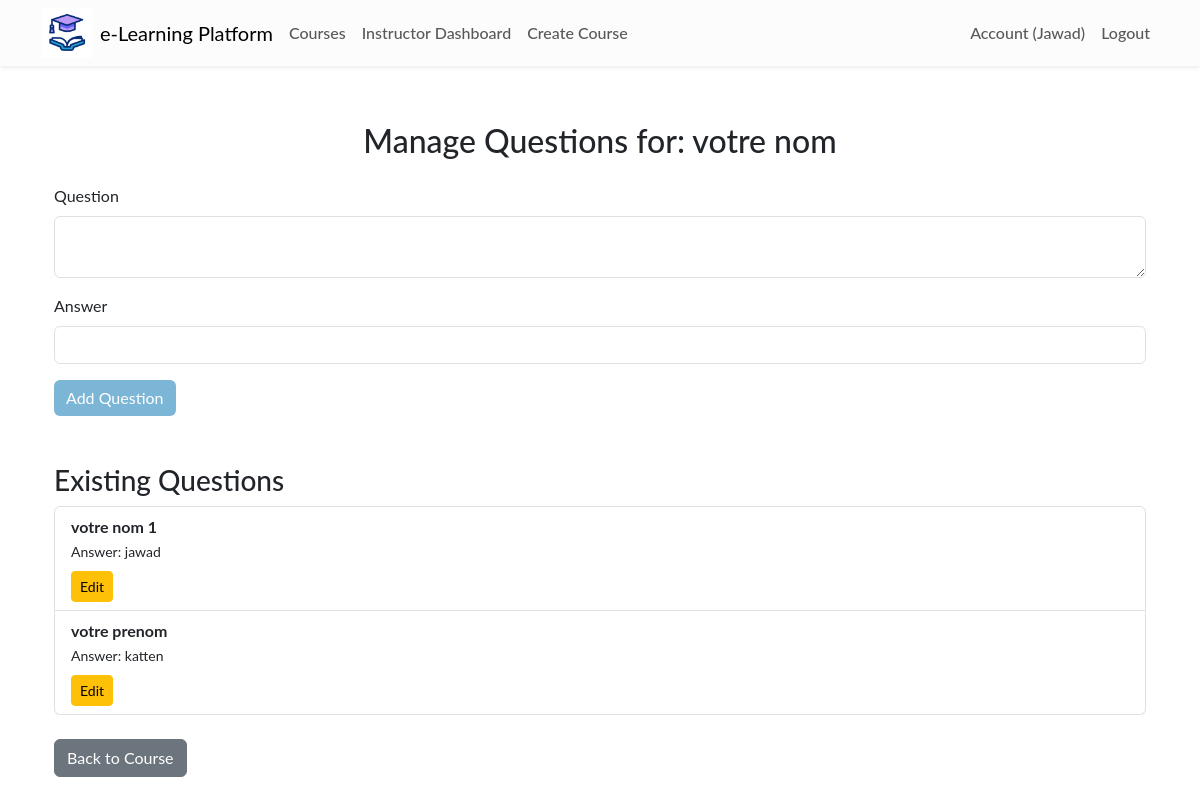
Page /courses/quiz/1/questions (signed in) on the earlier database version.
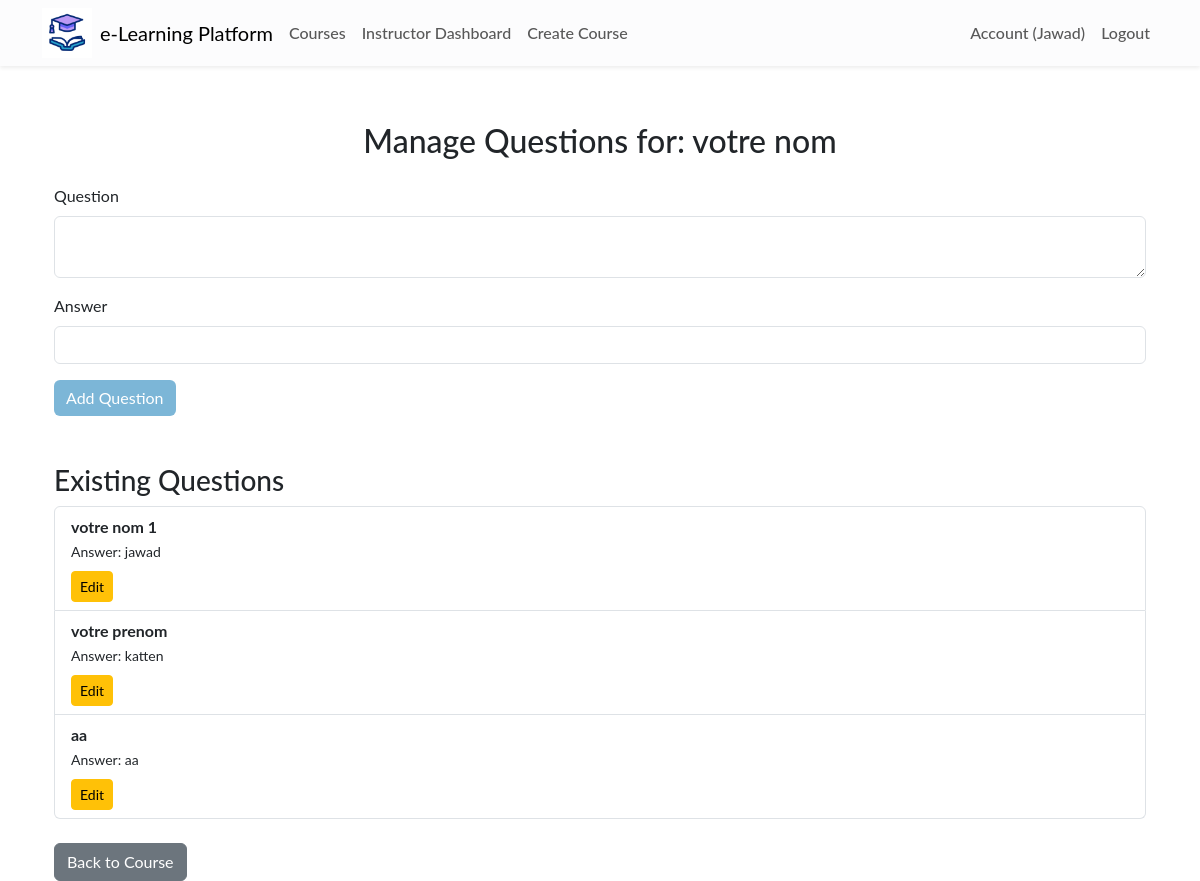
Same page on the later database version.
### app/models.py (models this page shows)
class Question(db.Model):
    id = db.Column(db.Integer, primary_key=True)
    question_text = db.Column(db.Text, nullable=False)
    answer = db.Column(db.String(100), nullable=False)
    quiz_id = db.Column(db.Integer, db.ForeignKey('quiz.id'), nullable=False)
    quiz = db.relationship('Quiz', backref='questions', lazy=True)

### app/routes/course.py (the view)
@bp.route('/quiz/<int:quiz_id>/questions', methods=['GET', 'POST'])
@login_required
def view_questions(quiz_id):
    quiz = Quiz.query.get_or_404(quiz_id)
    course = quiz.course
    if current_user.role != 'instructor' or course.teacher_id != current_user.id:
        flash('Only instructors can view and edit questions.', 'danger')
        return redirect(url_for('main.index'))
    form = QuestionForm()
    if form.validate_on_submit():
        question = Question(question_text=form.question_text.data, answer=form.answer.data, quiz_id=quiz.id)
        db.session.add(question)
        db.session.commit()
        flash('Question added successfully!', 'success')
        return redirect(url_for('course.view_questions', quiz_id=quiz.id))
    questions = Question.query.filter_by(quiz_id=quiz.id).all()
    return render_template('view_questions.html', form=form, quiz=quiz, questions=questions)

### app/routes/course.py
class QuestionForm(FlaskForm):
    question_text = TextAreaField('Question', validators=[DataRequired()])
    answer = StringField('Answer', validators=[DataRequired()])
    submit = SubmitField('Add Question')

### app/__init__.py (called while the page is built)
def create_app(config_class='config.Config'):
    app = Flask(__name__)
    app.config.from_object(config_class)
    db.init_app(app)
    migrate.init_app(app, db)
    login_manager.init_app(app)
    login_manager.login_view = 'auth.login'
    mail.init_app(app)
    from .models import User
    @login_manager.user_loader
    def load_user(user_id):
        return User.query.get(int(user_id))
    from .routes.main import bp as main_bp
    from .routes.auth import bp as auth_bp
    from .routes.course import bp as course_bp
    from .routes.admin import bp as admin_bp
    from .routes.payment import bp as payment_bp
    app.register_blueprint(main_bp)
    app.register_blueprint(auth_bp)
    app.register_blueprint(course_bp)
    app.register_blueprint(admin_bp)
    app.register_blueprint(payment_bp)
    return app

### app/templates/view_questions.html (shortened to what this page needs)
{% extends 'layout.html' %}
{% block content %}
<div class="container mt-5">
    <h2 class="mb-4 text-center">Manage Questions for: {{ quiz.title }}</h2>
    <form method="POST">
        <div class="mb-3">
            <label for="question_text" class="form-label">{{ form.question_text.label }}</label>
            {{ form.question_text(class="form-control") }}
        </div>
        <div class="mb-3">
            <label for="answer" class="form-label">{{ form.answer.label }}</label>
            {{ form.answer(class="form-control") }}
        </div>
        <div class="mb-3">
            {{ form.submit(class="btn btn-primary") }}
        </div>
    </form>
    <h3 class="mt-5">Existing Questions</h3>
    <ul class="list-group">
        {% for question in questions %}
        <li class="list-group-item">
            <strong>{{ question.question_text }}</strong><br>
            <small>Answer: {{ question.answer }}</small><br>
            <a href="{{ url_for('course.edit_question', question_id=question.id) }}" class="btn btn-warning btn-sm mt-2">Edit</a>
        </li>
        {% endfor %}
    </ul>
    <a href="{{ url_for('course.course_details', course_id=quiz.course.id) }}" class="btn btn-secondary mt-4">Back to Course</a>
</div>
{% endblock %}

Differences in the rows shown:
added Question: question_text "aa", answer "aa"
